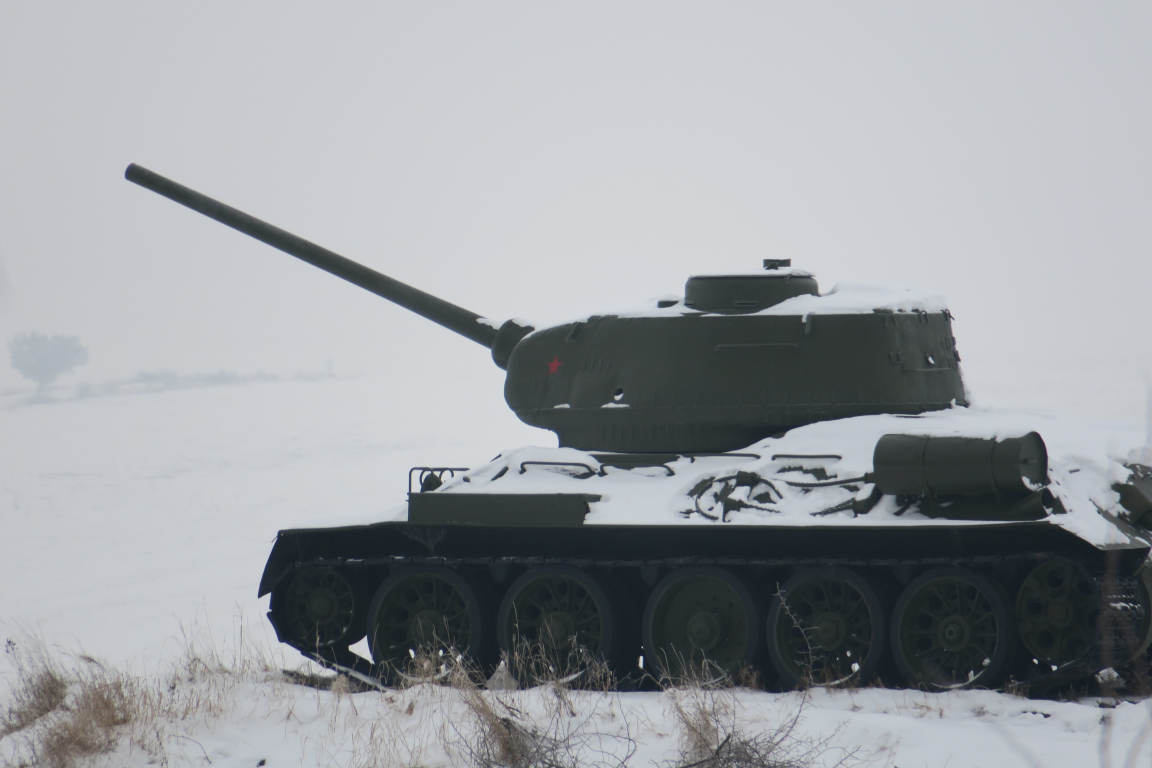
#> input picture play_with_images/IMG_6707.JPG, 2304 x 1536 px (shown at 1/2 size)
$ python pixel_art.py
#> lines starting #> are read from the running program, lines starting #| are printed output that depends on the picture
# Tento program prerobí zadaný obrázok na ascii art
# Deti samozrejme dostali kostru, do ktorej len dopĺňali

from PIL import Image

gray_pixels = ['#', '%', '1', '!','+', ':','.',' ']

def convert(input, in_high = 255, out_high = len(gray_pixels)-1):
    return round((input / in_high) * out_high)

def count_intensity(red, green, blue):
    # Vzorec je založený na fyziológii ľudského oka a ako vníma rôzne farby
    return round(0.299 * red + 0.587 * green + 0.114 * blue)

def init_2D_list(width, height):
    return [[0]*width for i in range(height)]

# out_width a height je veľkosť výstupného obrázku v riadkoch a znakoch na šírku
def convert_to_char(image_name, out_width = 156, out_height = 64):
    photo = Image.open(image_name, 'r')
    photo_resized = photo.resize((out_width, out_height))
    photo_list = init_2D_list(out_width, out_height)

    width, height = photo_resized.size
    for y in range(height):
        for x in range(width):
            pixel_val = photo_resized.getpixel((x,y))
            intensity = count_intensity(pixel_val[0], pixel_val[1], pixel_val[2])
            # intensity je v rozsahu <0, 255> a treba to prepočitať do rozsahu <0, len(gray_pixels)>
            index = convert(intensity)
            photo_list[y][x] = gray_pixels[index]

    return photo_list

def print_2Dlist(photo_list):
    height = len(photo_list)
    width = len(photo_list[0])
    for y in range(height):
        for x in range(width):
            print(photo_list[y][x], end='')
        print('')

if(__name__ == "__main__"):
    image_name = input("Write Image name: ")
#> the answer given: IMG_6707.JPG
    photo_list = convert_to_char(image_name)
#> in convert_to_char, photo is the input picture: PIL image 2304x1536 RGB; mean R, G, B 153.9, 157.8, 161.9
#> in convert_to_char, `photo_resized = photo.resize((out_width, out_height))`:
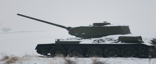
#> photo_resized: PIL image 156x64 RGB; mean R, G, B 153.9, 157.8, 161.9
#> after the loop in convert_to_char, `for y in range(height):`: photo_list = 64 items
#> photo_list = 64 items
    print_2Dlist(photo_list)
#> in print_2Dlist, `height = len(photo_list)`: height = 64
#> in print_2Dlist, `width = len(photo_list[0])`: width = 156
#> the loop in print_2Dlist, `for y in range(height):` made 64 passes
